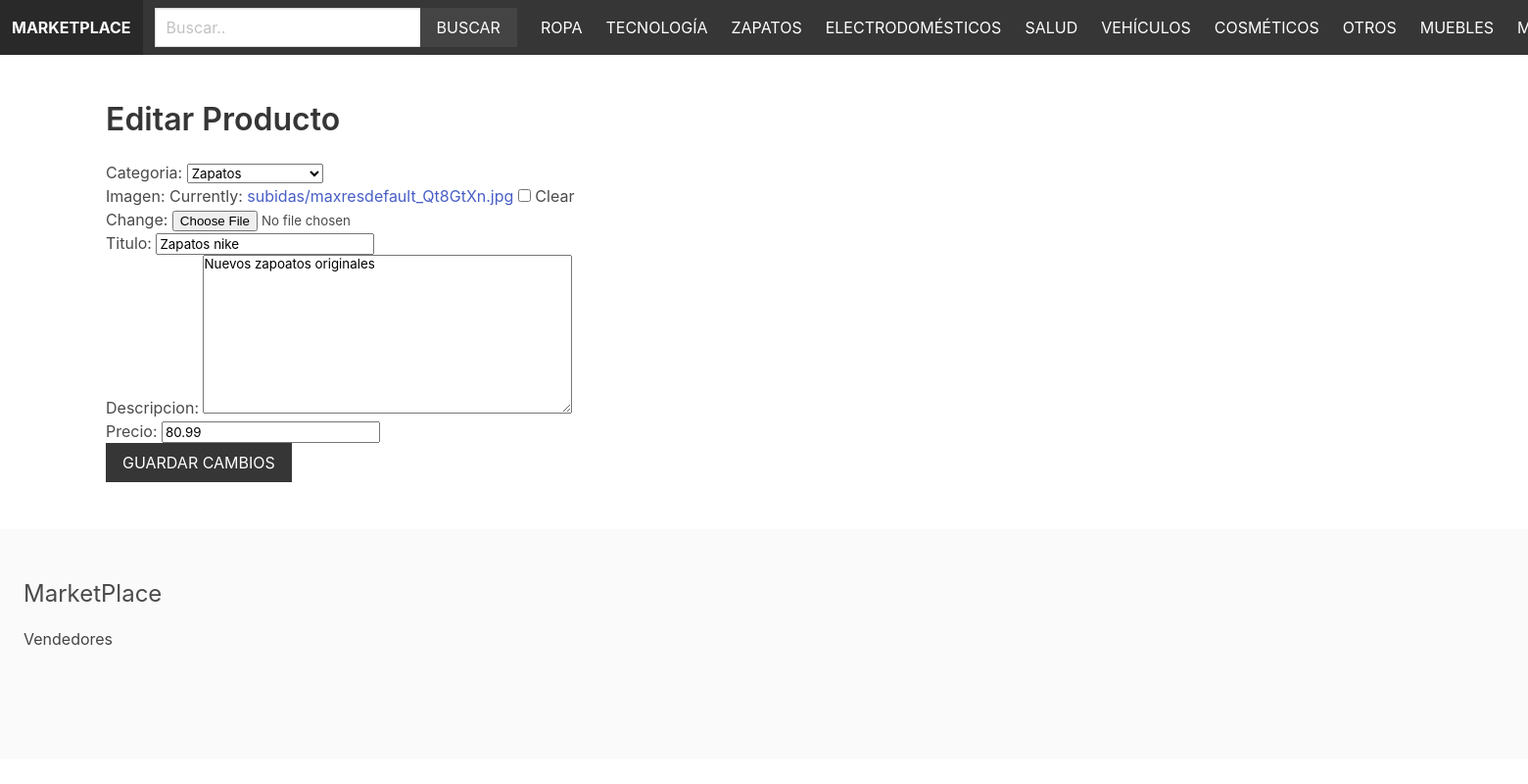
The app's page /registrar/editarproducto/7/ (signed in) with its own data.
### AppProducto/models.py (models this page shows, shortened)
class Categoria(models.Model):
    titulo = models.CharField(max_length=255)
    slug = models.SlugField(max_length=255)
    ordering = models.IntegerField(default=0)
    class Meta:
        ordering = ['ordering']
    def __str__(self):
        return self.titulo

class Producto(models.Model):
    categoria = models.ForeignKey(Categoria, related_name='productos', on_delete=models.CASCADE)
    usuario = models.ForeignKey(Usuario, related_name='productos', on_delete=models.CASCADE)
    titulo = models.CharField(max_length=255)
    slug = models.SlugField(max_length=255)
    descripcion = models.TextField(blank=True, null=True)
    precio = models.DecimalField(max_digits=6, decimal_places=2)
    fecha_creacion = models.DateTimeField(auto_now_add=True)
    imagen = models.ImageField(upload_to='subidas/',blank=True, null=True)
    miniatura =  models.ImageField(upload_to='subidas/',blank=True, null=True)
    class Meta:
        ordering = ['-fecha_creacion']

### AppUsuario/views.py (the view)
# urls.py: path('editarproducto/<int:pk>/', views.EditarProducto_view,name='EditarProducto_view'),
@login_required
def EditarProducto_view(request, pk):
    usuario = request.user.usuario
    producto = usuario.productos.get(pk=pk)
    if request.method == 'POST':
        form = ProductoForm(request.POST, request.FILES, instance= producto)
        if form.is_valid():
            form.save()
            return redirect('usuarioadmin')
    else:
        form = ProductoForm(instance=producto)
    return render(request, 'user/EditarProducto.html',{'form':form, 'producto':producto})

### AppUsuario/forms.py
class ProductoForm(ModelForm):
    class Meta:
        model = Producto
        fields = ['categoria','imagen','titulo','descripcion','precio']

### AppCarrito/carrito.py (called while the page is built)
    def __len__(self):
        return sum(item['quantity'] for item in self.cart.values())

### AppCarrito/context_processors.py (called while the page is built)
def carrito(request):
    return{'carrito': Carrito(request)}

### AppProducto/context_processors.py (called while the page is built)
def menu_categorias(request):
    categorias = Categoria.objects.all()
    return{'menu_categorias': categorias}

### AppUsuario/templates/user/EditarProducto.html (shortened to what this page needs)
{% extends 'home/base.html' %}
{% block content %}
    <h1 class="title">Editar Producto</h1>
    <form method="post" action="." enctype="multipart/form-data">
        {{ form.as_p }}
        <div class="field">
            <div class="control">
                <button class="button is-dark is-uppercase">Guardar Cambios</button>
            </div>
        </div>
    </form>
{% endblock %}

### AppHome/templates/home/base.html (shortened to what this page needs)
{% load static %}
<!DOCTYPE html>
<html>
    <head>
        <link rel="stylesheet" href="https://cdn.jsdelivr.net/npm/bulma@0.9.1/css/bulma.min.css">
        <link rel="stylesheet" href="{% static 'styles/main.css' %}">
    </head>
    <body>
        <nav class="navbar is-dark">
            <div class="navbar-brand">
                <a href="/" class="navbar-item"><strong>Marketplace</strong></a>
            </div>
            <div class="navbar-menu" id="main-navbar">
                <div class="navbar-start">
                    <div class="navbar-item">
                        <form method="get" action="{% url 'Buscar_view' %}">
                            <div class="field has-addons">
                                <div class="control">
                                    <input type="text" class="input" placeholder="Buscar.." name="query">
                                </div>
                                <div class="control">
                                    <button class="button is-dark is-uppercase">Buscar</button>
                                </div>
                            </div>
                        </form>
                    </div>
                </div>
                <div class="navbar-end">
                    {% for categoria in menu_categorias %}
                        <a href="{% url 'Categoria_view' categoria.slug %}" class="navbar-item">{{ categoria.titulo }}</a>
                    {% endfor %}
                    {% if request.user.is_authenticated %}
                        <a href="{% url 'usuarioadmin' %}" class="navbar-item">Mi cuenta</a>
                    {% else %}
                        <a href="{% url 'usuario' %}"class="navbar-item">Iniciar sesión</a>
                    {% endif %}
                </div>
            </div>
        </nav>
        <section class="section">
            <div class="container">
                {% block content %}
                {% endblock %}
            </div>
        </section>
        <footer class="footer">
            <h3 class="is-size-4 mb-4">MarketPlace</h3>
            <a href="{% url 'vendors' %}">Vendedores</a>
        </footer>
    </body>
</html>

### static/styles/main.css (style rules this page uses)
.navbar { text-transform: uppercase; }
.navbar .is-dark { background: #444; }
.footer a { margin-bottom: 15px; display: inline-block; color: #444; }
.input, .button { border-radius: 0; }

### records on screen
Categoria: titulo "ROPA", titulo "Zapatos nike"
Categoria: titulo "TECNOLOGÍA"
Categoria: titulo "ZAPATOS"
Categoria: titulo "ELECTRODOMÉSTICOS"
Categoria: titulo "SALUD"
Categoria: titulo "VEHÍCULOS"
Categoria: titulo "COSMÉTICOS"
Categoria: titulo "OTROS"
Categoria: titulo "MUEBLES"
Producto: categoria "Zapatos", descripcion "Nuevos zapoatos originales", precio "80.99"
